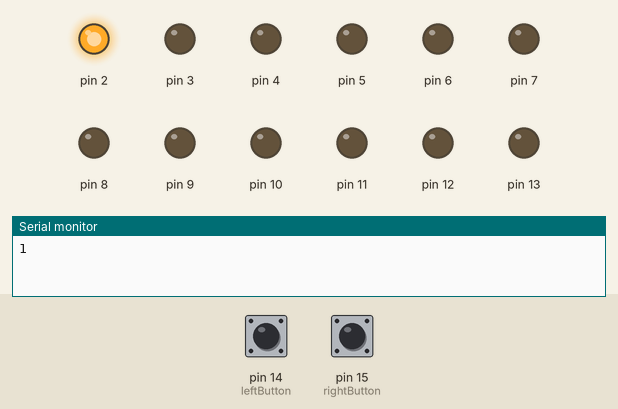
Recording of a sketch running on a simulated Arduino Uno, built with avr-gcc and run on an emulated ATmega328P. Shown: output pins drawn as LEDs (lit = HIGH), the last lines printed to the serial monitor. Dashed ring = blinking. The test bench sets the inputs (shaded band); at power-on: pin 14 (leftButton) LOW, pin 15 (rightButton) LOW. Random numbers use the default seed unless the sketch sets one.

Above: at 1.2 s.
1.3 s: pin 14 (leftButton) pulled HIGH for 0.15 s
4.3 s: pin 15 (rightButton) pulled HIGH for 0.15 s
At 6.42 s:
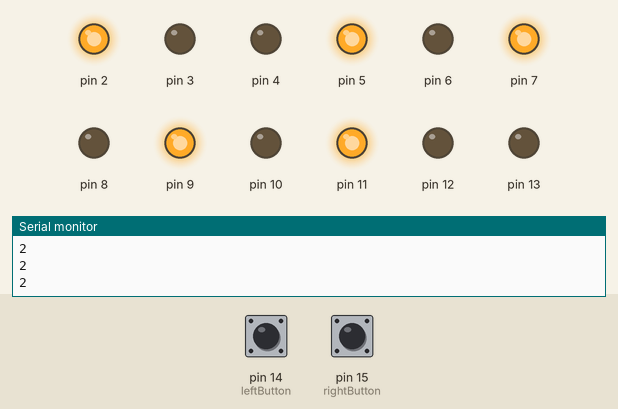
7.3 s: pin 15 (rightButton) pulled HIGH for 1 s
At 9.81 s:
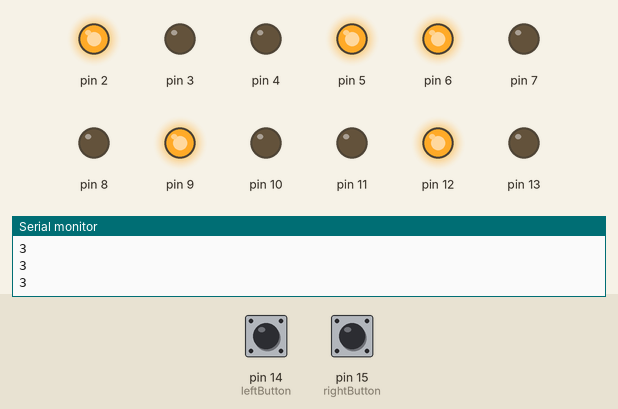
10.3 s: pin 14 (leftButton) pulled HIGH for 1 s
At 12.44 s:
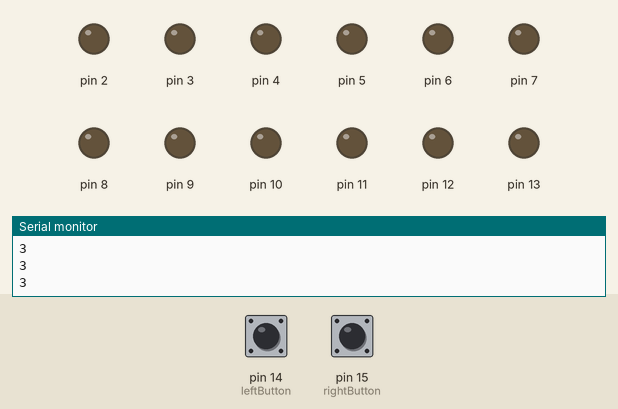
13.3 s: pin 14 (leftButton) pulled HIGH for 0.15 s
At 13.64 s:
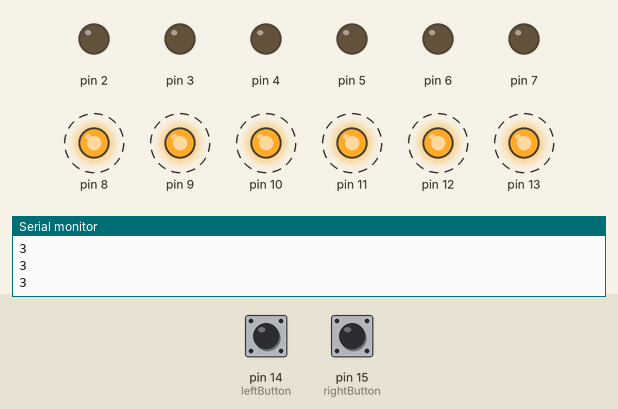
16.3 s: pin 14 (leftButton) pulled HIGH for 3.2 s
Timing chart, 0 to 22.0 s (numbered marks = the images above; inputs shaded):
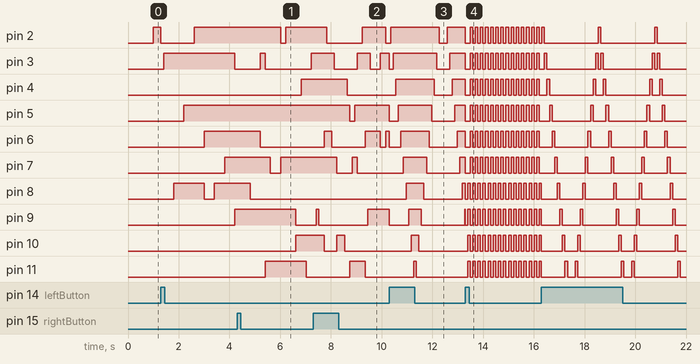

The sketch:

m2-6.ino
```cpp
int leftButton = 14;
int rightButton = 15;
int lastLeftButtonState = 0;
int lastRightButtonState = 0;

int currentPin = 2;
int goLeft = 1;

long previousMillis = 0;
int ledDelay = 1000;

int program = 1;
int programSpeed = 1;

// equalizer
int barHeight = random(3, 13);

// police
int state = LOW;

void setup()
{
    Serial.begin(9600);
    for (int currentPin = 2; currentPin <= 13; currentPin++)
    {
        pinMode(currentPin, OUTPUT);
    }
    pinMode(leftButton, INPUT);
    pinMode(rightButton, INPUT);
}

void loop()
{
    unsigned long currentMillis = millis();
    int leftButtonState = digitalRead(leftButton);
    int rightButtonState = digitalRead(rightButton);

    if (currentMillis - previousMillis > ledDelay)
    {
        previousMillis = currentMillis;

        Serial.println(programSpeed);
        switch(programSpeed % 5)
        {
            case 1:
                ledDelay = 400;
                break;
            case 2:
               ledDelay = 200;
               break;
            case 3:
               ledDelay = 100;
               break;
            case 4:
               ledDelay = 50;
               break;
            case 0:
               ledDelay = 25;
               break;
        }

        switch(program % 4)
        {
            case 1:
                knightRider();
                break;
            case 2:
                randomLed();
                break;
            case 3:
                equalizer();
                break;
            case 0:
                police();
                break;
        }

    }

    if (leftButtonState != lastLeftButtonState && leftButtonState == HIGH)
    {
        program++;
        ledReset();
    }
    else if (rightButtonState != lastRightButtonState && rightButtonState == HIGH)
    {
        programSpeed++;
    }

    lastLeftButtonState = leftButtonState;
    lastRightButtonState = rightButtonState;
    delay(1);
}

void ledReset()
{
    for (int i = 2; i <= 13; i++)
    {
        digitalWrite(i, LOW);
    }
    currentPin = 2;
}

void knightRider()
{
    if (currentPin == 13)
    {
        goLeft = 0;
    }
    else if (currentPin == 2)
    {
        goLeft = 1;
    }

    digitalWrite(currentPin, HIGH);

    if (goLeft == 1)
    {
        digitalWrite(currentPin - 1, LOW);
        currentPin++;
    }
    else
    {
        digitalWrite(currentPin + 1, LOW);
        currentPin--;
    }

    digitalWrite(currentPin, LOW);
}

void randomLed()
{
    digitalWrite(random(2, 13), HIGH);
    digitalWrite(random(2, 13), LOW);
}

void equalizer()
{
    if (goLeft == 1)
    {
        digitalWrite(currentPin, HIGH);

        if (currentPin > barHeight)
        {
            goLeft = 0;
        }
        else
        {
            currentPin++;
        }
    }
    else
    {
        digitalWrite(currentPin, LOW);

        if (currentPin < 2)
        {
            goLeft = 1;
            barHeight = random(3, 13);

        }
        else
        {
            currentPin--;
        }
    }
}

void police()
{
    for(int i = 2; i < 8; i++)
    {
        digitalWrite(i, state);
    }

    if (state == LOW)
    {
        state = HIGH;
    }
    else
    {
        state = LOW;
    }

    for(int i = 8; i <= 13; i++)
    {
        digitalWrite(i, state);
    }
}
```

Measured:
- after the input at 4.3 s, pin 2: HIGH → LOW after 1.7 s, → HIGH 0.20 s later; pin 4: LOW → HIGH after 2.5 s; pin 9: HIGH → LOW after 2.3 s; pin 10: LOW → HIGH after 2.3 s
- after the input at 7.3 s, pin 12: LOW → HIGH after 2.3 s
- after the input at 10.3 s, pin 9: HIGH → LOW at once, → HIGH 0.76 s later, → LOW 0.51 s later, → HIGH 1.7 s later
- after the input at 13.3 s, pin 13: alternates HIGH for 0.10 s and LOW for 0.10 s, starting after 0.09 s
- by itself, pin 3: repeats every 2.2 s: LOW 1.9 s, HIGH 0.10 s, LOW 0.10 s, HIGH 0.10 s
- by itself, pin 5: repeats every 2.2 s: LOW 1.5 s, HIGH 0.10 s, LOW 0.51 s, HIGH 0.10 s
- by itself, pin 6: repeats every 2.2 s: LOW 1.3 s, HIGH 0.10 s, LOW 0.71 s, HIGH 0.10 s
- by itself, pin 7: repeats every 2.2 s: LOW 1.1 s, HIGH 0.10 s, LOW 0.91 s, HIGH 0.10 s
